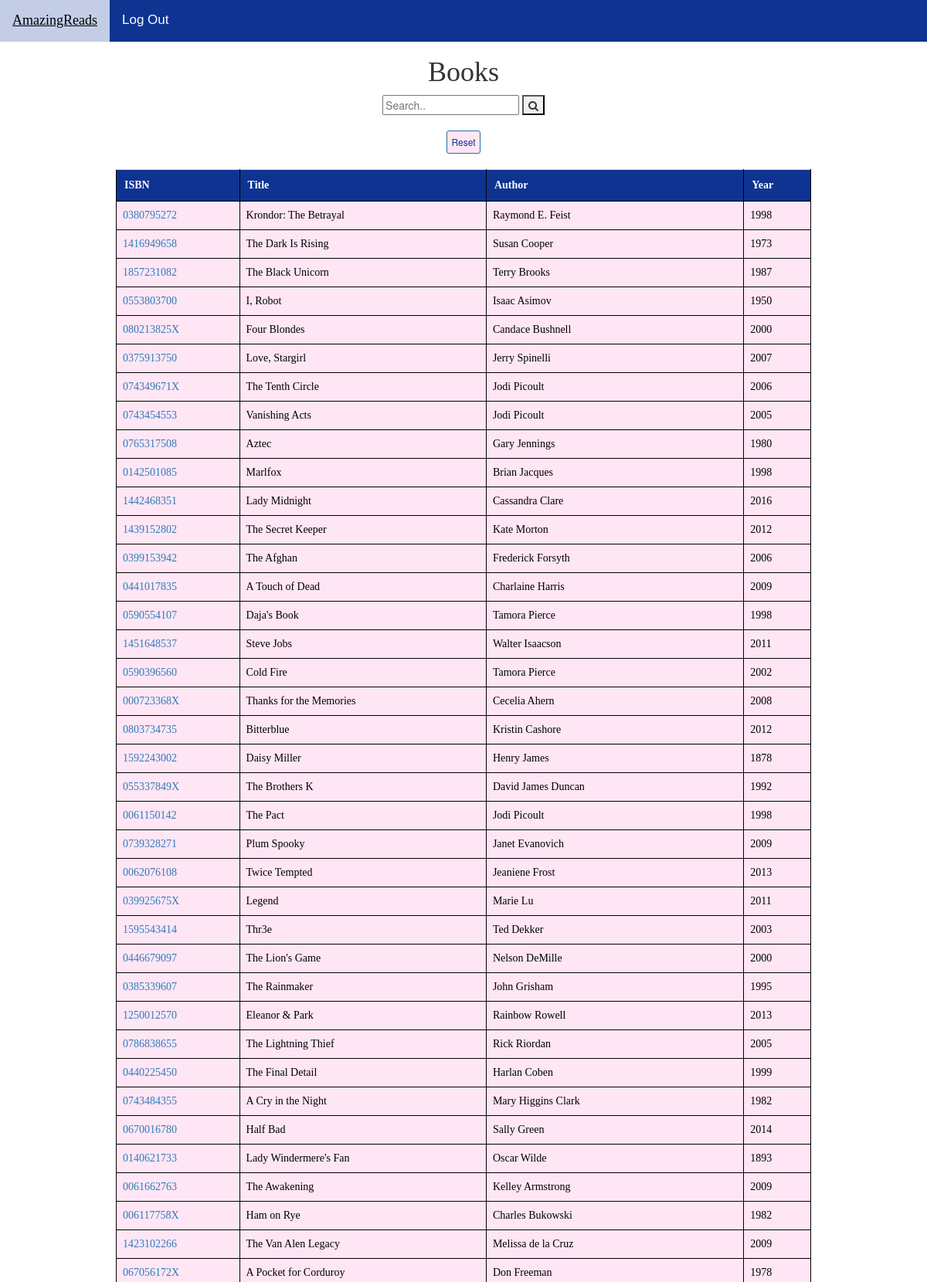
/books (upper part), run on the app's committed database.
### app.py (models this page shows, shortened)
class Book(db.Model):
    BookID = db.Column(db.Integer, primary_key = True)
    Isbn = db.Column(db.String(100), unique = False)
    Title = db.Column(db.String(255), unique=False, nullable=False)
    Author = db.Column(db.String(255), unique=False, nullable=True)
    Year = db.Column(db.Integer, nullable= True)

### app.py (the view, shortened to what this page needs)
@app.route('/books', methods=['GET', 'POST'])
def index():
    if 'username' in session:
        username = session['username']
    return render_template('books.html', books = Book.query.all(), message = "")

### templates/books.html (shortened to what this page needs)
{% extends 'base.html' %}
{% block body %}
<div class ="content">
<h1 class ="fontbody" style="text-align: center;">Books</h1>
<div class = "centered">
    <form action="" method = "POST">
      <input type="text" placeholder="Search.." name="search">
      <button type="submit"><i class="fa fa-search"></i></button>
    </form>
    <br>
    <form action ="/books">
    <button id = "reset" class ="btn btn-primary btn-sm"> Reset </button>
    </form>
</div>
{% if message != "" %}
<div style = "text-align: center;padding: 50px;"><b> {{message}} </b></div>
{%else%}
<table id = "bookTable" class= "table bookTable" style="padding:50px; align-content: center; text-align:left; border: 1px solid black; border-collapse:collapse; width:75%; padding:50px; border-spacing: 10px; margin-left:auto;margin-right:auto;">
    <tr id = "headerRow" style = "padding:50px; margin:20px; border: 1px solid black; font-weight: bold; color: white">
        <th id="th">ISBN</th>
        <th id="th">Title</th>
        <th id="th">Author</th>
        <th id="th">Year</th>
    </tr>
    {% for book in books: %}
        <tr style = "border: 1px solid black; background-color: #ffe6f5; padding:50px; margin:50px;">
        <td style = "border: 1px solid black;">
          <a href='/book/{{book.Isbn}}'>  {{book.Isbn}} </a>
        </td>
        <td style = "border: 1px solid black;">
            {{book.Title}}
        </td>
        <td style = "border: 1px solid black;">
            {{book.Author}}
        </td>
        <td style = "border: 1px solid black;">
            {{book.Year}}
        </td>
        </tr>
    {% endfor %}
</table>
{%endif%}
</div>
{% endblock %}

### templates/base.html (shortened to what this page needs)
<!DOCTYPE html>
<html lang = "en">
<head>
    <link rel="stylesheet" href="https://stackpath.bootstrapcdn.com/bootstrap/4.3.1/css/bootstrap.min.css">
    <link rel= "stylesheet" href="{{ url_for('static', filename='css/main.css') }}">
    <link rel="stylesheet" href="https://maxcdn.bootstrapcdn.com/bootstrap/3.4.1/css/bootstrap.min.css">
    <link rel="stylesheet" href="https://cdnjs.cloudflare.com/ajax/libs/font-awesome/4.7.0/css/font-awesome.min.css">
</head>
<body >
    <div class= "topnav fontbody">
        <a style = "font-family: fantasy; font-size:large;" href= "/books"> AmazingReads</a>
        <a style = "font-family: Arial, Helvetica, sans-serif" href = "/logout"> Log Out</a>
    </div>
    {% block body %}
    {% endblock %}
</body>
</html>

### static/css/main.css (style rules this page uses)
body { margin:0; font-family: Arial, Helvetica, sans-serif; font-weight: 200; }
.centered { align-content: center; text-align: center; align-items: center; margin-left: auto; margin-right: auto; display: inline; margin: 0 auto; position: relative; }
.topnav { overflow: hidden; background-color: #0e3391 ; color: white; }
.topnav a { float: left; display: block; color: white; text-align: center; padding: 14px 16px; text-decoration: none; font-size: 17px; font-family: cursive; }
table { font-family:Cambria, Cochin, Georgia, Times, 'Times New Roman', serif; border-collapse: collapse; width: 100%; border-spacing: 15px; border-radius: 15px; }
td, th { border: 1px solid black; text-align: left; padding: 20px; height: 25px; }
tr { padding: 50px; }
#bookTable { text-align: center; padding: 100px; margin: 20px; border-spacing: 5px; align-content: center; color: black }
#th { background-color: #0e3391 ; font-style: bold; height: 25px; text-align: left; padding: 10px; }
#headerRow { color: white; padding: 50px; }
.fontbody { font-family: Cambria, Cochin, Georgia, Times, 'Times New Roman', serif; }
#reset { background-color:#ffe6f5; color: #0e3391; padding: 5px; }

### data on the page
Book: Isbn "0380795272", Title "Krondor: The Betrayal", Author "Raymond E. Feist", Year "1998"
Book: Isbn "1416949658", Title "The Dark Is Rising", Author "Susan Cooper", Year "1973"
Book: Isbn "1857231082", Title "The Black Unicorn", Author "Terry Brooks", Year "1987"
Book: Isbn "0553803700", Title "I, Robot", Author "Isaac Asimov", Year "1950"
Book: Isbn "080213825X", Title "Four Blondes", Author "Candace Bushnell", Year "2000"
Book: Isbn "0375913750", Title "Love, Stargirl", Author "Jerry Spinelli", Year "2007"
Book: Isbn "074349671X", Title "The Tenth Circle", Author "Jodi Picoult", Year "2006"
Book: Isbn "0743454553", Title "Vanishing Acts", Author "Jodi Picoult", Year "2005"
Book: Isbn "0765317508", Title "Aztec", Author "Gary Jennings", Year "1980"
Book: Isbn "0142501085", Title "Marlfox", Author "Brian Jacques", Year "1998"
Book: Isbn "1442468351", Title "Lady Midnight", Author "Cassandra Clare", Year "2016"
Book: Isbn "1439152802", Title "The Secret Keeper", Author "Kate Morton", Year "2012"
Book: Isbn "0399153942", Title "The Afghan", Author "Frederick Forsyth", Year "2006"
Book: Isbn "0441017835", Title "A Touch of Dead", Author "Charlaine Harris", Year "2009"
Book: Isbn "0590554107", Title "Daja's Book", Author "Tamora Pierce", Year "1998"
Book: Isbn "1451648537", Title "Steve Jobs", Author "Walter Isaacson", Year "2011"
Book: Isbn "0590396560", Title "Cold Fire", Author "Tamora Pierce", Year "2002"
Book: Isbn "000723368X", Title "Thanks for the Memories", Author "Cecelia Ahern", Year "2008"
Book: Isbn "0803734735", Title "Bitterblue", Author "Kristin Cashore", Year "2012"
Book: Isbn "1592243002", Title "Daisy Miller", Author "Henry James", Year "1878"
Book: Isbn "055337849X", Title "The Brothers K", Author "David James Duncan", Year "1992"
Book: Isbn "0061150142", Title "The Pact", Author "Jodi Picoult", Year "1998"
Book: Isbn "0739328271", Title "Plum Spooky", Author "Janet Evanovich", Year "2009"
Book: Isbn "0062076108", Title "Twice Tempted", Author "Jeaniene Frost", Year "2013"
Book: Isbn "039925675X", Title "Legend", Author "Marie Lu", Year "2011"
Book: Isbn "1595543414", Title "Thr3e", Author "Ted Dekker", Year "2003"
Book: Isbn "0446679097", Title "The Lion's Game", Author "Nelson DeMille", Year "2000"
Book: Isbn "0385339607", Title "The Rainmaker", Author "John Grisham", Year "1995"
Book: Isbn "1250012570", Title "Eleanor & Park", Author "Rainbow Rowell", Year "2013"
Book: Isbn "0786838655", Title "The Lightning Thief", Author "Rick Riordan", Year "2005"
Book: Isbn "0440225450", Title "The Final Detail", Author "Harlan Coben", Year "1999"
Book: Isbn "0743484355", Title "A Cry in the Night", Author "Mary Higgins Clark", Year "1982"
Book: Isbn "0670016780", Title "Half Bad", Author "Sally Green", Year "2014"
Book: Isbn "0140621733", Title "Lady Windermere's Fan", Author "Oscar Wilde", Year "1893"
Book: Isbn "0061662763", Title "The Awakening", Author "Kelley Armstrong", Year "2009"
Book: Isbn "006117758X", Title "Ham on Rye", Author "Charles Bukowski", Year "1982"
Book: Isbn "1423102266", Title "The Van Alen Legacy", Author "Melissa de la Cruz", Year "2009"
Book: Isbn "067056172X", Title "A Pocket for Corduroy", Author "Don Freeman", Year "1978"
